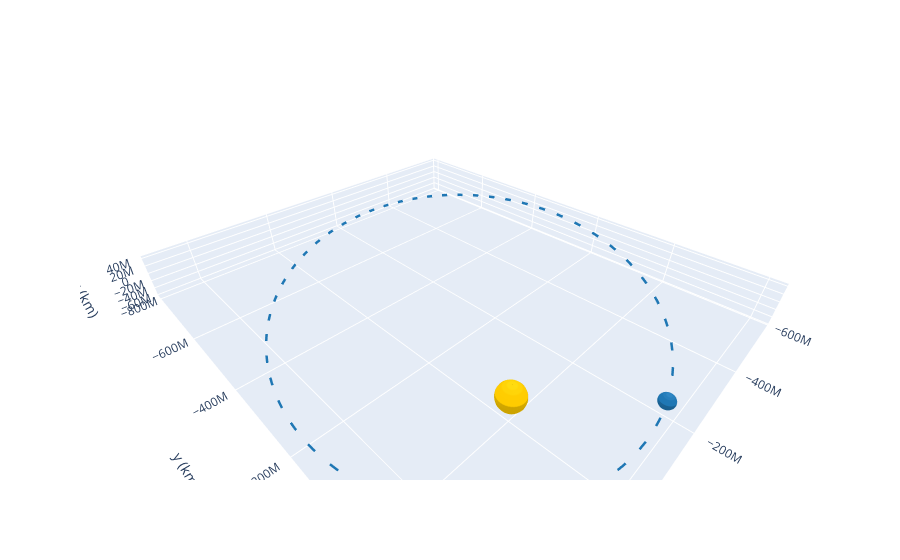

The cell this chart's notebook holds for it:
### Code cell
churi.plot(interactive=True, use_3d=True)

### Figure 1 — Plotly figure (JSON) as saved in the notebook; plotly's stock layout.template omitted (floating-point values rounded to 4 significant figures; data arrays with more than 128 entries replaced by an {"elided": "..."} marker saying what was removed)
{"data": [{"cauto": false, "cmax": 1, "cmin": 1, "colorscale": [[0, "#ffcc00"], [1, "#ffcc00"]], "name": "Sun", "showscale": false, "type": "surface", "x": {"elided": "20x20 float values"}, "y": {"elided": "20x20 float values"}, "z": {"elided": "20x20 float values"}}, {"line": {"color": "rgb(31, 119, 180)", "dash": "dash", "width": 5}, "mode": "lines", "name": "2015-11-05 12:00", "type": "scatter3d", "x": {"elided": "150 float values"}, "y": {"elided": "150 float values"}, "z": {"elided": "150 float values"}}, {"cauto": false, "cmax": 1, "cmin": 1, "colorscale": [[0, "rgb(31, 119, 180)"], [1, "rgb(31, 119, 180)"]], "name": "2015-11-05 12:00", "showscale": false, "type": "surface", "x": {"elided": "20x20 float values"}, "y": {"elided": "20x20 float values"}, "z": {"elided": "20x20 float values"}}, {"cauto": false, "cmax": 1, "cmin": 1, "colorscale": [[0, "#ffcc00"], [1, "#ffcc00"]], "name": "Sun", "showscale": false, "type": "surface", "x": {"elided": "20x20 float values"}, "y": {"elided": "20x20 float values"}, "z": {"elided": "20x20 float values"}}], "layout": {"autosize": true, "scene": {"aspectmode": "data", "xaxis": {"title": {"text": "x (km)"}}, "yaxis": {"title": {"text": "y (km)"}}, "zaxis": {"title": {"text": "z (km)"}}}}}
